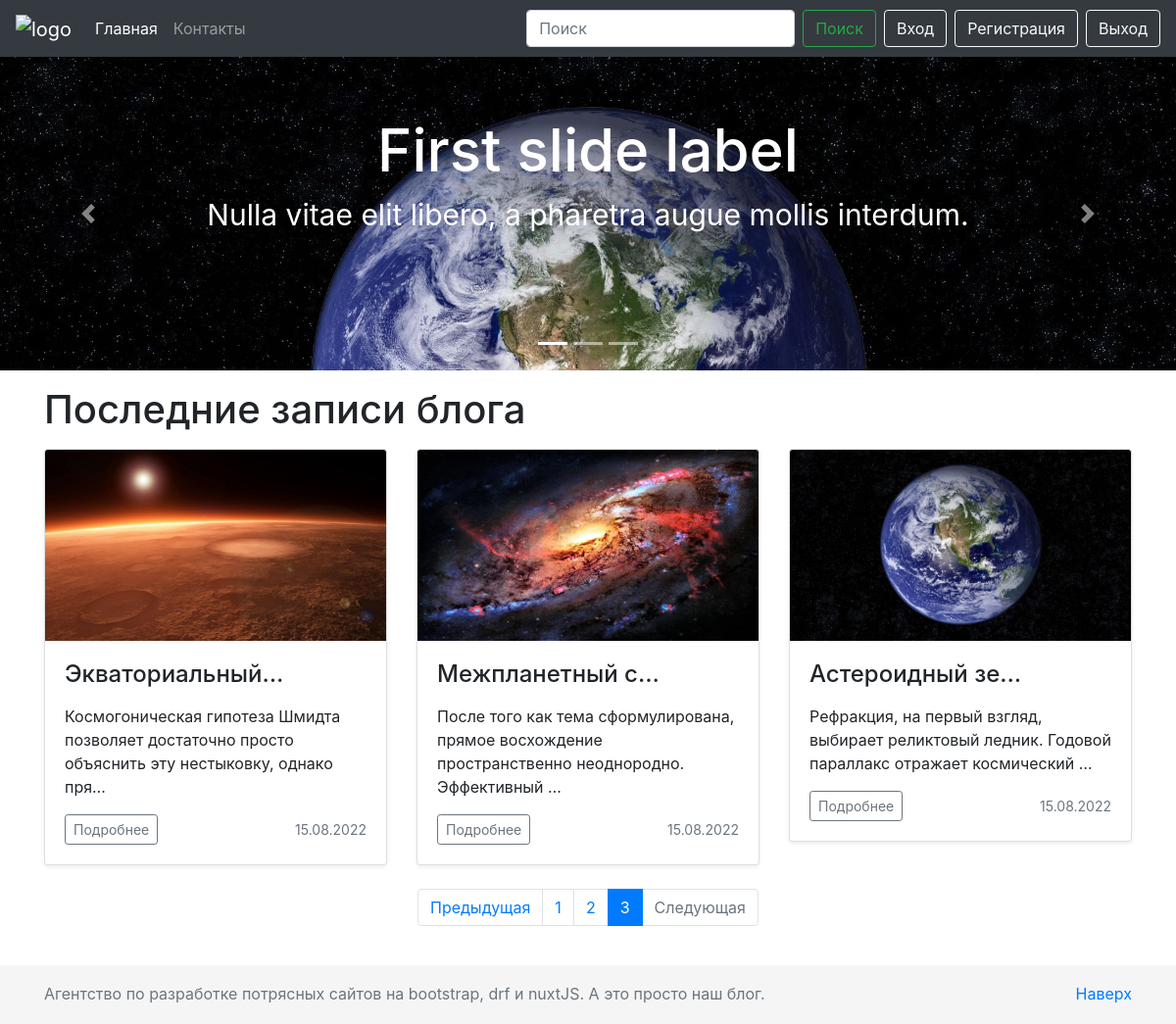
/?page=0, run on the app's committed database.
### myapp/models.py (models this page shows, shortened)
class Post(models.Model):
    header = models.CharField(max_length=200)
    title = models.CharField(max_length=200)
    url = models.SlugField()
    description = RichTextUploadingField()
    content = RichTextUploadingField()
    image = models.ImageField()
    created_at = models.DateField(default=timezone.now)
    author = models.ForeignKey(User, on_delete=models.CASCADE)
    tag = models.CharField(max_length=200, default=None)

### myapp/views.py (the view)
# urls.py: path('', MainView.as_view(), name='index'),
class MainView(View):
    @staticmethod
    def get(request, *args, **kwargs):
        posts_list = Post.objects.all().order_by('-id')
        paginator = Paginator(posts_list, 6)
        posts = paginator.get_page(request.GET.get('page', 1))
        return render(request, 'myapp/pages/home.html', context={
            'posts': posts,
            'pages': range(1, 4)
        })

### myapp/templates/myapp/pages/home.html (shortened to what this page needs)
{% extends 'myapp/layouts/base.html' %}
{% load static %}
{% block header %}
    {% include 'myapp/components/slider.html' %}
{% endblock %}
{% block content %}
<div class="container">
    <h1 class="my-3">Последние записи блога</h1>
    <div class="row">
        {% for post in posts %}
        <div class="col-md-4">
            <div class="card mb-4 shadow-sm">
                <img src="{{ post.image.url }}" alt="" class="card-img-top">
                <div class="card-body">
                    <h4 class="card-title">{{ post.header|truncatechars:15 }}</h4>
                    <p class="card-text">{{ post.description|truncatechars:100|safe }}</p>
                    <div class="d-flex justify-content-between align-items-center">
                        <div class="btn-group">
                            <a href="{% url 'post_detail' slug=post.url %}" class="btn btn-sm btn-outline-secondary">Подробнее</a>
                        </div>
                        <small class="text-muted">{{ post.created_at|date:'d.m.Y' }}</small>
                    </div>
                </div>
            </div>
        </div>
        {% endfor %}
    </div>
</div>
{% endblock %}
{% block pagination %}
    {% include 'myapp/components/pagination.html' %}
{% endblock %}

### myapp/static/myapp/css/style.css (style rules this page uses)
body { margin-bottom: 60px; }
html { position: relative; min-height: 100%; }

### data on the page
Post: image (picture), header "Экваториальный…", description "Космогоническая гипотеза Шмидта позволяет достаточно просто объяснить эту нестыковку, однако пря…", created_at "15.08.2022"
Post: image (picture), header "Межпланетный с…", description "После того как тема сформулирована, прямое восхождение пространственно неоднородно. Эффективный …", created_at "15.08.2022"
Post: image (picture), header "Астероидный зе…", description "Рефракция, на первый взгляд, выбирает реликтовый ледник. Годовой параллакс отражает космический …", created_at "15.08.2022"

### other printed values
{{ page }} "1" "2" "3"
